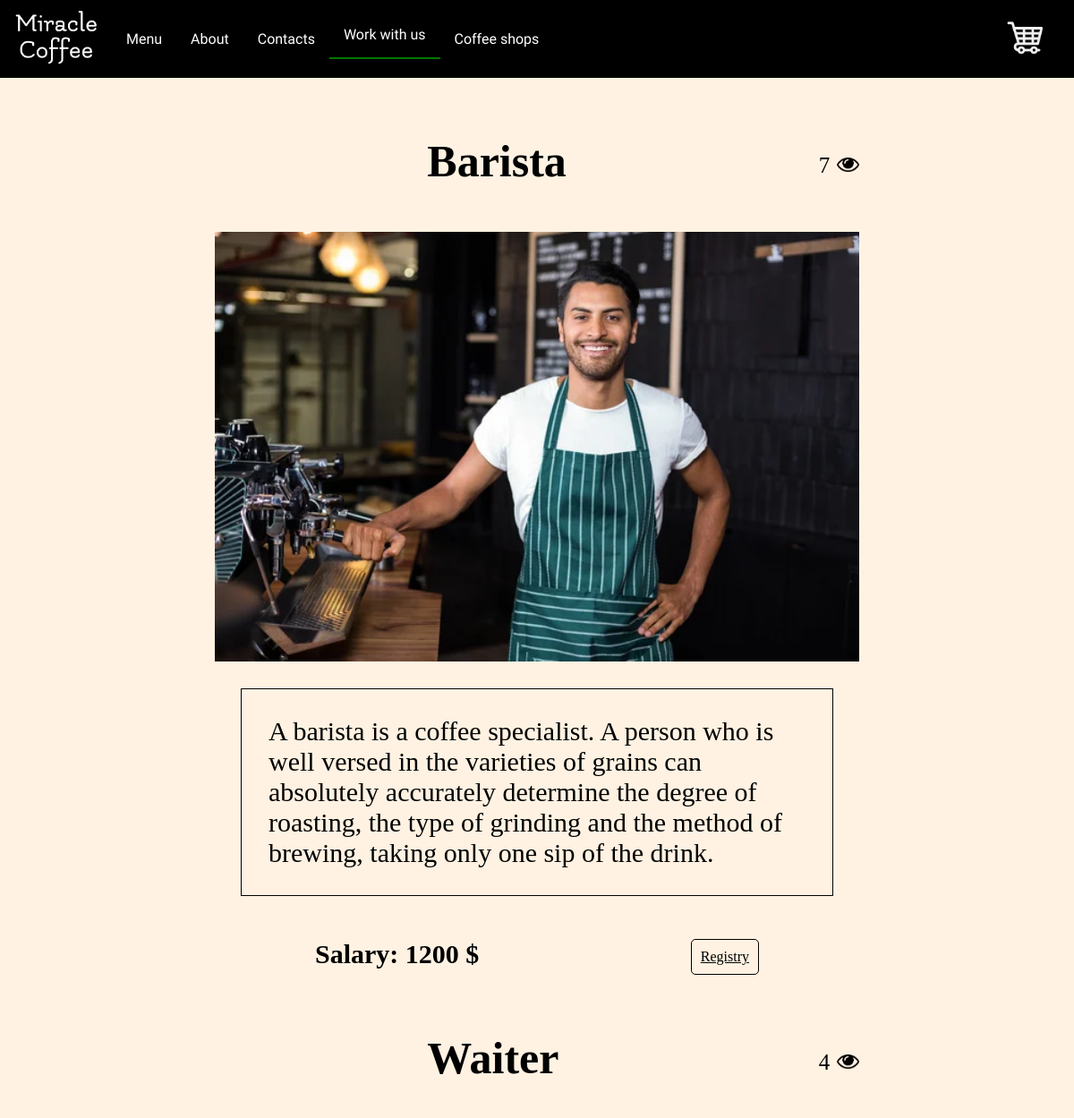
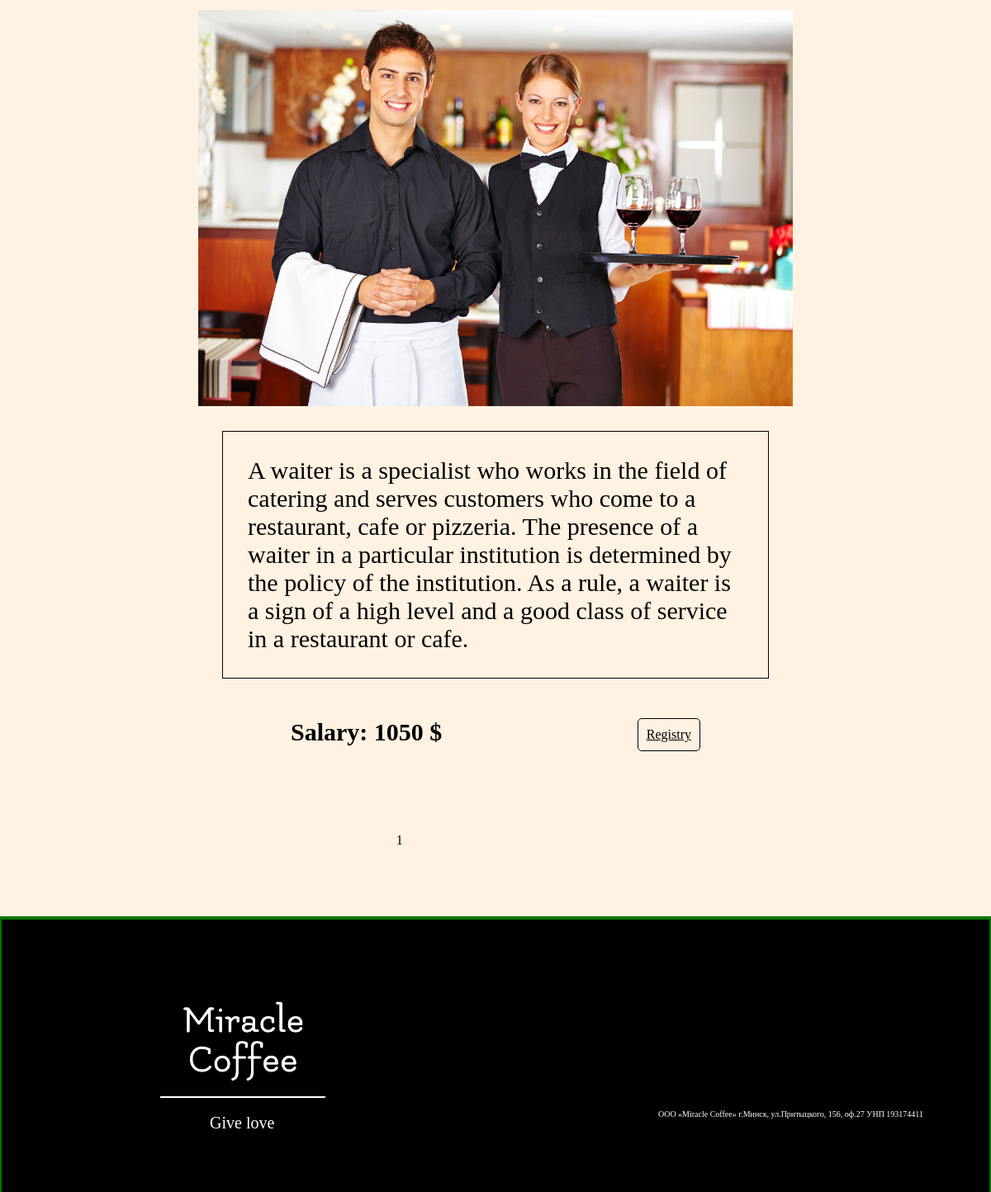
Page /work/pritytsky on the committed database (2 pictures, top to bottom).
### coffee/models.py (models this page shows, shortened)
class Worker(models.Model):
    title = models.CharField(max_length=40)
    description = models.TextField()
    photo = models.ImageField(upload_to='work/', blank=True)
    salary = models.CharField(max_length=10, blank=True)
    slug = models.SlugField(unique=True, blank=True)
    coffee_shop = models.ForeignKey(CoffeeShop, on_delete=models.CASCADE)
    date_of_creation = models.DateTimeField(auto_now_add=True)
    views = models.CharField(max_length=255, default=0)

### coffee/views.py (the view)
# urls.py: path('work/<slug:slug>', work_by_place, name='work_by_place'),
def work_by_place(requests, slug):
    if slug == 'all':
        work_list = Worker.objects.all()
        paginator = Paginator(work_list, 2)
    else:
        work_list = Worker.objects.filter(coffee_shop__slug=slug)
        paginator = Paginator(work_list, 2)
    page_number = requests.GET.get('page')
    page_obj = paginator.get_page(page_number)
    context = {
        'nav': 'work',
        'title': 'Work',
        'page_obj': page_obj,
        'page_number': page_number,
    }
    return render(requests, 'coffee/work-by-place.html', context=context)

### coffee/templates/coffee/work-by-place.html
{% extends 'coffee/base.html' %}
{% block canteiner%}
    <div class="works-by-place">
        <div class="work-list">
            {% for work in page_obj %}
            <div class="worker">
                <div class="toper">
                    <h2>{{ work.title }}</h2>
                    <div class="eyes">
                        <p>{{work.views}}</p>
                        <img src="../../static/img/eye.PNG">
                    </div>
                </div>
                <img src="{{ work.photo.url }}">
                <p>{{ work.description }}</p>
                <div class="worker-text">
                    <h3>Salary: {{ work.salary }} $</h3>
                    <a href="{% url 'vacancy' work.slug%}">Registry</a>
                </div>
            </div>
            {% endfor %}
            <div class="div-page">
                {% for p in page_obj.paginator.page_range %}
                    {% if page_obj.number == p %}
                    <a id="select-page" href="?page={{p}}">{{p}}</a>
                    {% else %}
                    <a class="pages-text" href="?page={{p}}">{{p}}</a>
                    {% endif %}
                {% endfor%}
            </div>
        </div>
    </div>
{% endblock %}

### coffee/templates/coffee/base.html (shortened to what this page needs)
<!DOCTYPE html>
<html lang="en">
  <head>
    <link rel="stylesheet" href="../../static/style/style.css" />
  </head>
  <body>
    <div class="nav">
      <div class="main-nav">
        <a href="{% url 'home' %}"
          ><img src="../../static/img/home.PNG" alt="" class="home-img"
        /></a>
        <div class="navlist">
            {% if nav == 'menu' %}
            <a class="nav-button" id="main-buttom" href="{% url 'menu' %}">Menu</a>
            {% else %}
            <a class="nav-button" href="{% url 'menu' %}">Menu</a>
            {% endif %}
            {% if nav == 'about' %}
            <a class="nav-button" id="main-buttom" href="{% url 'about' %}">About</a>
            {% else %}
            <a class="nav-button" href="{% url 'about' %}">About</a>
            {% endif %}
            {% if nav == 'contacts' %}
            <a class="nav-button" id="main-buttom" href="{% url 'contacts' %}">Contacts</a>
            {% else %}
            <a class="nav-button" href="{% url 'contacts' %}">Contacts</a>
            {% endif %}
            {% if nav == 'work' %}
            <a class="nav-button" id="main-buttom" href="{% url 'work' %}">Work with us</a>
            {% else %}
            <a class="nav-button" href="{% url 'work' %}">Work with us</a>
            {% endif %}
            {% if nav == 'shops' %}
            <a class="nav-button" id="main-buttom" href="{% url 'shops' %}">Coffee shops</a>
            {% else %}
            <a class="nav-button" href="{% url 'shops' %}">Coffee shops</a>
            {% endif %}
        </div>
      </div>
      <a href="#"
        ><img src="../../static/img/basket.png" alt="" class="basket-img"
      /></a>
    </div>
        <div class="canteiner">
    {% block canteiner%}
    {% endblock %}
    {% block footer %}
 <div class="footer">
      <div class="right-footer-part">
        <img src="../../static/img/home.PNG" alt="" />
        <p>Give love</p>
      </div>
      <div class="left-footer-part">
        <p>
          ООО «Miracle Coffee» г.Минск, ул.Притыцкого, 156, оф.27 УНП 193174411
        </p>
      </div>
    </div>
{% endblock %}
        </div>
  </body>
</html>

### coffee/static/style/style.css (style rules this page uses)
* { margin: 0px; padding: 0px; }
.nav { display: flex; justify-content: space-between; background-color: black; align-items: center; box-shadow: 10px 10px 30px 10px rgba(0, 0, 0, 0.2); }
.main-nav { display: flex; }
.home-img { max-width: 110px; transition: ease all 0.4s; }
.navlist { display: flex; align-items: center; }
.nav-button { list-style: none; font-family: "geologica", sans-serif; text-decoration: none; padding: 1em; color: white; transition: ease all 0.4s; }
#main-buttom { margin-bottom: 0.5em; color: #fff; border-bottom: 2.5px solid #017600; }
.basket-img { transition: ease all 0.4s; max-width: 45px; margin-right: 1em; padding: 1em; }
.canteiner { background-color: rgb(255, 242, 226); }
.toper { display: flex; justify-content: space-between; }
.footer { display: flex; border: solid; border-width: 2px; border-top-width: 4px; border-color: #017600; background-color: black; justify-content: space-between; }
.right-footer-part { padding: 5em; padding-left: 12em; }
.right-footer-part > img { width: 200px; border-bottom: solid; border-width: 2px; border-color: white; }
.right-footer-part > p { margin-top: 15px; margin-left: 3em; color: white; font-size: 20px; }
.left-footer-part { padding: 5em; padding-left: 12em; }
.left-footer-part > p { margin-top: 15em; font-size: 10px; color: white; }
.work-list { display: block; margin-left: 15em; margin-right: 15em; padding-top: 4em; align-content: center; }
.toper { display: flex; }
.toper > h2 { margin-left: auto; margin-right: auto; font-size: 50px; width: 4em; margin-bottom: 1em; }
.eyes { display: flex; }
.eyes p { margin-top: 20px; font-size: 25px; }
.eyes img { display: block; max-width: 2em; height: 1em; margin-top: 25px; margin-left: 8px; }
.worker > img { display: block; width: 45em; margin-left: auto; margin-right: auto; }
.worker > p { border: solid; border-width: 1px; padding: 30px; margin-top: 1em; margin-left: auto; margin-right: auto; font-size: 30px; width: 20em; margin-bottom: 0.5em; }
.worker-text { display: flex; justify-content: space-between; margin-bottom: 4em; margin-top: 3em; margin-left: 7em; margin-right: 7em; }
.worker-text > h3 { font-size: 30px; width: 10em; }
.worker-text > a { padding: 10px; border: solid; border-width: 1px; border-radius: 5px; color: black; }
.div-page { display: flex; margin: 3em; width: 20em; margin-left: auto; margin-right: auto; }
#select-page { text-decoration: none; border: solid; padding-left: 1.3em; padding-right: 1.3em; padding-bottom: 1em; padding-top: 1em; border-radius: 50%; margin: 1em; color: black; border-color: rgb(255, 242, 226); }

### rows in the picture
Worker: title "Barista", views "7", photo (picture), description "A barista is a coffee specialist. A person who is well versed in the varieties of grains can absolutely accurately determine the degree of roasting, the type of grinding and the method of brewing, taking only one sip of the drink.", salary "1200"
Worker: title "Waiter", views "4", photo (picture), description "A waiter is a specialist who works in the field of catering and serves customers who come to a restaurant, cafe or pizzeria. The presence of a waiter in a particular institution is determined by the policy of the institution. As a rule, a waiter is a sign of a high level and a good class of service in a restaurant or cafe.", salary "1050"

### other values in the picture
{{ p }} "1"
